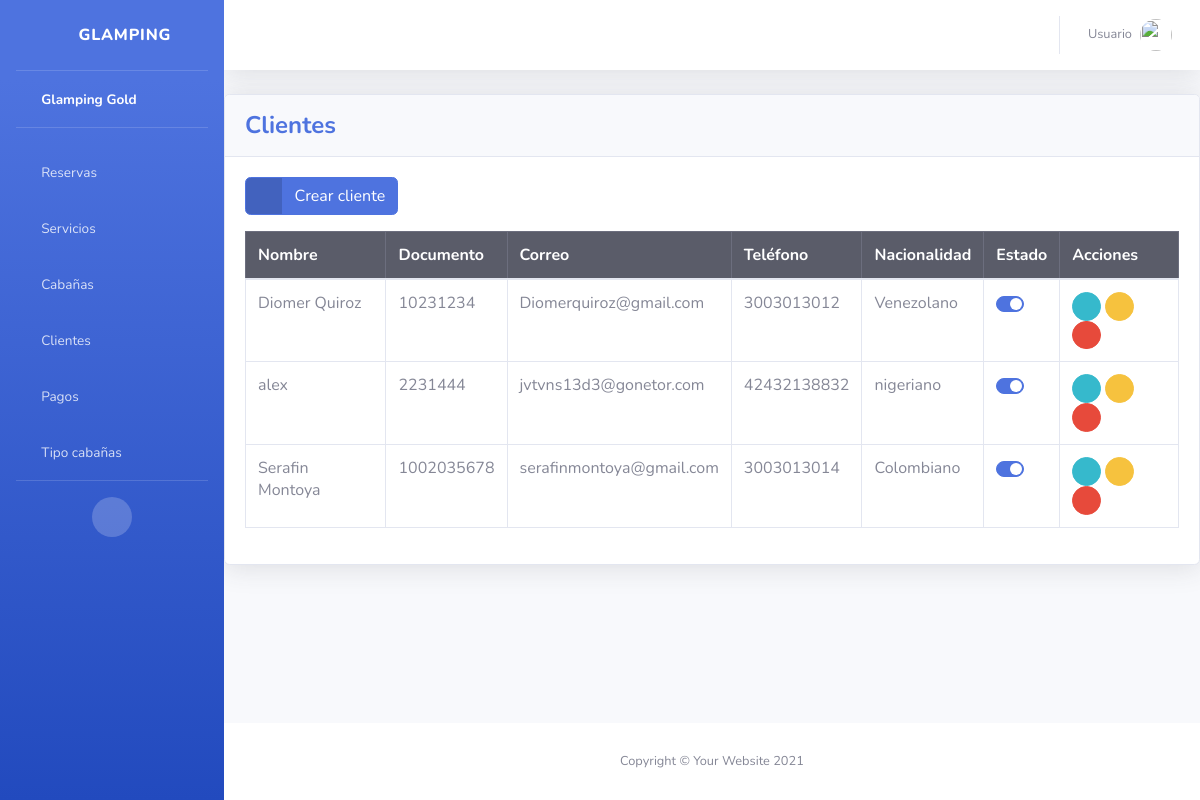
/clientes/, run on the app's committed database.
### cliente/models.py (models this page shows, shortened)
class Cliente(models.Model):
    nombre = models.CharField(max_length=255)
    documento = models.IntegerField(unique=True)
    email = models.CharField(max_length=50, unique=True)
    telefone = models.IntegerField(unique=True)
    nacionalidad = models.CharField(max_length=255)
    status = models.BooleanField(default=True)

### cliente/views.py (the view)
# urls.py: path('clientes/', include('cliente.urls')),
def cliente(request):
    cliente_list = Cliente.objects.all()
    return render(request, 'cliente/index.html', {'cliente_list': cliente_list})

### templates/cliente/index.html (shortened to what this page needs)
{% extends 'base.html' %}
{% block content %}
<div class="card shadow mb-4">
    <div class="card-header py-3">
        <h4 class="m-0 font-weight-bold text-primary">Clientes</h4>
    </div>
    <div class="card-body">
        <div class="table-responsive">
            <a href="{% url 'create_cliente' %}" class="btn btn-primary btn-icon-split mb-3">
                <span class="icon text-white-50">
                  <i class="fas fa-plus"></i>
              </span>
              <span class="text">Crear cliente</span>
            </a>
            <table class="table table-bordered" id="dataTable" width="100%" cellspacing="0">
                <thead class="table-dark">
                    <tr>
                        <th>Nombre</th>
                        <th>Documento</th>
                        <th>Correo</th>
                        <th>Teléfono</th>
                        <th>Nacionalidad</th>
                        <th>Estado</th>
                        <th>Acciones</th>
                    </tr>
                </thead>
                <tbody>
                    {% for cliente in cliente_list %}
                    <tr>
                    <td>{{ cliente.nombre }}</td>
                    <td>{{ cliente.documento }}</td>
                    <td>{{ cliente.email }}</td>
                    <td>{{ cliente.telefone }}</td>
                    <td>{{ cliente.nacionalidad }}</td>
                    <td>
                        <form action="{% url 'cliente_status' cliente.id %}" method="POST">
                            <div class="custom-control custom-switch">
                            </div>
                        </form>
                    </td>
                    <td>
                        <a href="" class="btn btn-info btn-circle btn-sm" data-bs-toggle="modal" data-bs-target="#modalId" data-cliente-id="{{ cliente.id }}">
                            <i class="fas fa-info-circle"></i>
                        </a>
                        <a href="{% url 'edit_cliente' cliente.id %}" class="btn btn-warning btn-circle btn-sm">
                            <i class="fas fa-edit"></i>
                        </a>
                        <a href="{% url 'delete_cliente' cliente.id %}" class="deleteBtn btn btn-danger btn-circle btn-sm">
                            <i class="fas fa-trash"></i>
                        </a>
                    </td>
                    </tr>
                    {% endfor %}
                </tbody>
            </table>
        </div>
    </div>
</div>
{%endblock%}

### data on the page
Cliente: nombre "Diomer Quiroz", documento "10231234", email "Diomerquiroz@gmail.com", telefone "3003013012", nacionalidad "Venezolano"
Cliente: nombre "alex", documento "2231444", email "jvtvns13d3@gonetor.com", telefone "42432138832", nacionalidad "nigeriano"
Cliente: nombre "Serafin Montoya", documento "1002035678", email "serafinmontoya@gmail.com", telefone "3003013014", nacionalidad "Colombiano"
